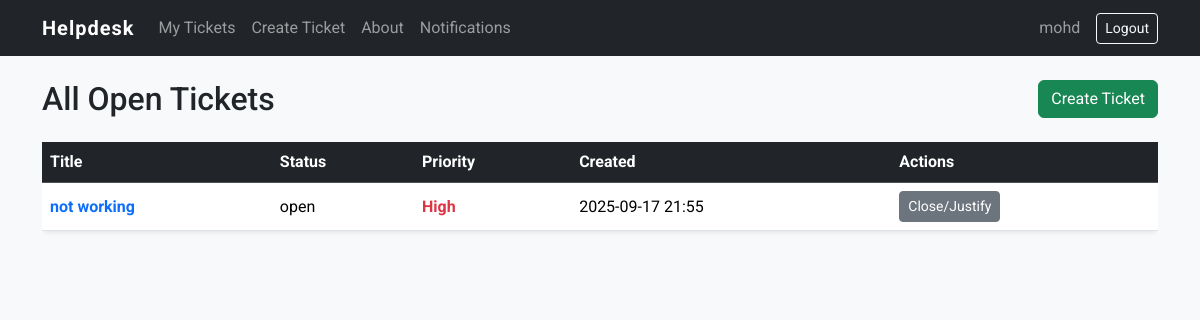
The page /tickets/ (signed in) on the database its author committed.
### tickets/models.py (models this page shows, shortened)
class MyUser(AbstractUser):
    ROLE_CHOICES = [
        ('staff', 'Staff'),
        ('helper', 'Helper'),
    ]
    GENDER_CHOICES = [
        ('male', 'Male'),
        ('female', 'Female'),
    ]
    role = models.CharField(max_length=20, choices=ROLE_CHOICES, default='staff')
    gender = models.CharField(max_length=10, choices=GENDER_CHOICES, default='male')
    birth_date = models.DateField(null=True, blank=True)

class Ticket(models.Model):
    STATUS_CHOICES = [
        ('open', 'Open'),
        ('in_progress', 'In Progress'),
        ('resolved', 'Resolved'),
        ('closed', 'Closed'),
    ]
    PRIORITY_CHOICES = [
        ('high', 'High'),
        ('medium', 'Medium'),
        ('low', 'Low'),
    ]
    title = models.CharField(max_length=200)
    description = models.TextField()
    status = models.CharField(max_length=20, choices=STATUS_CHOICES, default='open')
    priority = models.CharField(max_length=10, choices=PRIORITY_CHOICES, default='medium')
    created_at = models.DateTimeField(auto_now_add=True)
    updated_at = models.DateTimeField(auto_now=True)
    created_by = models.ForeignKey(settings.AUTH_USER_MODEL, on_delete=models.CASCADE, related_name='tickets')
    category = models.ForeignKey(Category, on_delete=models.SET_NULL, null=True, related_name='tickets')
    justification = models.TextField(blank=True, null=True)
    rating = models.PositiveSmallIntegerField(blank=True, null=True)

### tickets/views.py (the view)
# urls.py: path('', views.ticket_list, name='ticket_list'),
@login_required
def ticket_list(request):
    user = request.user
    if hasattr(user, 'role') and user.role == 'helper':
        priority_order = models.Case(
            models.When(priority='high', then=0),
            models.When(priority='medium', then=1),
            models.When(priority='low', then=2),
            output_field=models.IntegerField(),
        )
        tickets = Ticket.objects.filter(status__in=['open', 'in_progress']).order_by(priority_order, '-created_at')
    else:
        tickets = Ticket.objects.filter(created_by=user).exclude(status='closed').order_by('-created_at')
    unread_count = user.notifications.filter(is_read=False).count()
    return render(request, 'tickets/ticket_list.html', {'tickets': tickets, 'unread_count': unread_count})

### tickets/templates/tickets/ticket_list.html
{% extends 'tickets/base.html' %}
{% block content %}
<div class="d-flex justify-content-between align-items-center mb-4">
  <h2 class="mb-0">{% if user.role == 'helper' %}All Open Tickets{% else %}My Tickets{% endif %}</h2>
  <a href="{% url 'tickets:ticket_create' %}" class="btn btn-success">Create Ticket</a>
</div>
{% if tickets %}
  <div class="table-responsive">
    <table class="table table-hover align-middle bg-white rounded shadow-sm">
      <thead class="table-dark">
        <tr>
          <th>Title</th>
          <th>Status</th>
          <th>Priority</th>
          <th>Created</th>
          <th>Actions</th>
        </tr>
      </thead>
      <tbody>
        {% for ticket in tickets %}
        <tr>
          <td><a href="{% url 'tickets:ticket_detail' ticket.pk %}" class="fw-bold text-decoration-none">{{ ticket.title }}</a></td>
          <td>{{ ticket.status }}</td>
          <td>
            <span class="priority-{{ ticket.priority|lower }}">{{ ticket.get_priority_display }}</span>
          </td>
          <td>{{ ticket.created_at|date:"Y-m-d H:i" }}</td>
          <td>
            {% if user.role == 'staff' and ticket.created_by == user %}
              <a href="{% url 'tickets:ticket_update' ticket.pk %}" class="btn btn-sm btn-primary">Edit</a>
              <a href="{% url 'tickets:ticket_delete' ticket.pk %}" class="btn btn-sm btn-danger">Delete</a>
            {% elif user.role == 'helper' %}
              <a href="{% url 'tickets:ticket_update' ticket.pk %}" class="btn btn-sm btn-secondary">Close/Justify</a>
            {% endif %}
          </td>
        </tr>
        {% endfor %}
      </tbody>
    </table>
  </div>
{% else %}
  <div class="alert alert-info">No tickets found.</div>
{% endif %}
{% endblock %}

### tickets/templates/tickets/base.html (shortened to what this page needs)
<!DOCTYPE html>
<html lang="en">
<head>
    <link href="https://cdn.jsdelivr.net/npm/bootstrap@5.3.2/dist/css/bootstrap.min.css" rel="stylesheet">
</head>
<body>
    <nav class="navbar navbar-expand-lg navbar-dark bg-dark">
      <div class="container">
        <a class="navbar-brand" href="{% url 'home' %}">Helpdesk</a>
        <div class="collapse navbar-collapse" id="navbarNav">
          <ul class="navbar-nav me-auto mb-2 mb-lg-0">
            <li class="nav-item"><a class="nav-link" href="{% url 'tickets:ticket_list' %}">My Tickets</a></li>
            <li class="nav-item"><a class="nav-link" href="{% url 'tickets:ticket_create' %}">Create Ticket</a></li>
            <li class="nav-item"><a class="nav-link" href="{% url 'about' %}">About</a></li>
            <li class="nav-item"><a class="nav-link position-relative" href="{% url 'tickets:notifications' %}">Notifications</a></li>
          </ul>
          <ul class="navbar-nav mb-2 mb-lg-0">
            {% if user.is_authenticated %}
              <li class="nav-item"><a class="nav-link" href="{% url 'tickets:profile' %}">{{ user.username }}</a></li>
              <li class="nav-item d-flex align-items-center">
                <form id="logout-form" method="post" action="{% url 'logout' %}" class="mb-0 ms-2">
                  <button type="submit" class="btn btn-outline-light btn-sm">Logout</button>
                </form>
              </li>
            {% else %}
              <li class="nav-item"><a class="nav-link" href="{% url 'home' %}">Login</a></li>
              <li class="nav-item"><a class="nav-link" href="{% url 'signup' %}">Sign Up</a></li>
            {% endif %}
          </ul>
        </div>
      </div>
    </nav>
    <div class="container py-4">
        {% block content %}{% endblock %}
    </div>
</body>
</html>
  </body>
</html>

### tickets/templates/tickets/base.html (style rules this page uses)
body { font-family: 'Roboto', sans-serif; background: #f8f9fa; }
.navbar-brand { font-weight: bold; letter-spacing: 1px; }
.priority-high { color: #dc3545; font-weight: bold; }

### rows shown on the page
MyUser: username "mohd"
Ticket: title "not working", status "open", priority "High", created_at "2025-09-17 21:55"
